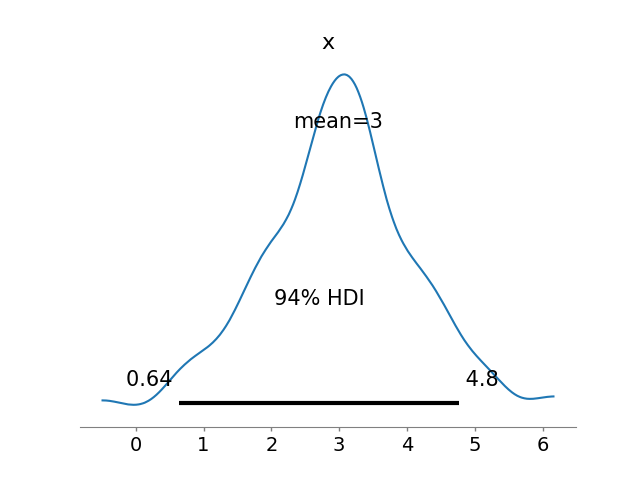

Write the Python code that produced this figure.
import matplotlib.pyplot as plt
import pymc as pm
from scipy import stats
import arviz as az

mu = 3.0
sigma = 1.0

#am aproximat un timp mediu de 3 minute, cu deviatie standard de 1 minut
times = stats.norm.rvs(mu,sigma,size=200)

with pm.Model():
    x = pm.Normal('x', mu=mu, sigma=sigma)
    trace = pm.sample(200,cores=1)
    az.plot_posterior(trace)
    plt.show()
